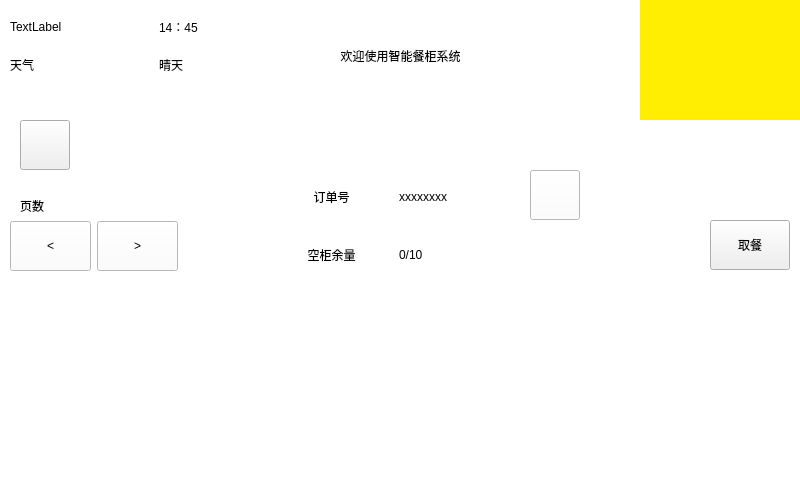
<?xml version="1.0" encoding="UTF-8"?>
<ui version="4.0">
 <class>MainWindow</class>
 <widget class="QMainWindow" name="MainWindow">
  <property name="geometry">
   <rect>
    <x>0</x>
    <y>0</y>
    <width>800</width>
    <height>480</height>
   </rect>
  </property>
  <property name="windowTitle">
   <string>MainWindow</string>
  </property>
  <property name="styleSheet">
   <string notr="true">QMainWindow{background-color:rgb(255,255,255);}</string>
  </property>
  <widget class="QWidget" name="centralwidget">
   <widget class="QLabel" name="label">
    <property name="geometry">
     <rect>
      <x>640</x>
      <y>0</y>
      <width>160</width>
      <height>120</height>
     </rect>
    </property>
    <property name="styleSheet">
     <string notr="true">background-color: rgb(255, 238, 2);</string>
    </property>
    <property name="text">
     <string/>
    </property>
   </widget>
   <widget class="QPushButton" name="btnAdmin">
    <property name="geometry">
     <rect>
      <x>20</x>
      <y>120</y>
      <width>50</width>
      <height>50</height>
     </rect>
    </property>
    <property name="styleSheet">
     <string notr="true">border-image: url(:/new/prefix1/res/icon/user (2).png);</string>
    </property>
    <property name="text">
     <string/>
    </property>
   </widget>
   <widget class="QPushButton" name="btnScan">
    <property name="geometry">
     <rect>
      <x>530</x>
      <y>170</y>
      <width>50</width>
      <height>50</height>
     </rect>
    </property>
    <property name="styleSheet">
     <string notr="true">background-color: rgb(255, 255, 255);
border-image: url(:/new/prefix1/res/icon/scan.png);</string>
    </property>
    <property name="text">
     <string/>
    </property>
   </widget>
   <widget class="QLabel" name="label_11">
    <property name="geometry">
     <rect>
      <x>240</x>
      <y>10</y>
      <width>321</width>
      <height>91</height>
     </rect>
    </property>
    <property name="styleSheet">
     <string notr="true">font: 12pt &quot;Microsoft YaHei UI&quot;;</string>
    </property>
    <property name="text">
     <string>欢迎使用智能餐柜系统</string>
    </property>
    <property name="alignment">
     <set>Qt::AlignCenter</set>
    </property>
   </widget>
   <widget class="QWidget" name="layoutWidget">
    <property name="geometry">
     <rect>
      <x>10</x>
      <y>10</y>
      <width>291</width>
      <height>71</height>
     </rect>
    </property>
    <layout class="QVBoxLayout" name="verticalLayout">
     <item>
      <layout class="QHBoxLayout" name="horizontalLayout">
       <item>
        <widget class="QLabel" name="labelDate">
         <property name="text">
          <string>TextLabel</string>
         </property>
        </widget>
       </item>
       <item>
        <widget class="QLabel" name="labelClock">
         <property name="text">
          <string>14：45</string>
         </property>
        </widget>
       </item>
      </layout>
     </item>
     <item>
      <layout class="QHBoxLayout" name="horizontalLayout_2">
       <item>
        <widget class="QLabel" name="label_3">
         <property name="text">
          <string>天气</string>
         </property>
        </widget>
       </item>
       <item>
        <widget class="QLabel" name="label_5">
         <property name="text">
          <string>晴天</string>
         </property>
        </widget>
       </item>
      </layout>
     </item>
    </layout>
   </widget>
   <widget class="QWidget" name="layoutWidget">
    <property name="geometry">
     <rect>
      <x>270</x>
      <y>170</y>
      <width>251</width>
      <height>111</height>
     </rect>
    </property>
    <layout class="QVBoxLayout" name="verticalLayout_2">
     <item>
      <layout class="QHBoxLayout" name="horizontalLayout_3">
       <item>
        <widget class="QLabel" name="label_9">
         <property name="text">
          <string>订单号</string>
         </property>
         <property name="alignment">
          <set>Qt::AlignCenter</set>
         </property>
        </widget>
       </item>
       <item>
        <widget class="QLabel" name="LabelOrderId">
         <property name="styleSheet">
          <string notr="true">font: 6pt &quot;Microsoft YaHei UI&quot;;</string>
         </property>
         <property name="text">
          <string>xxxxxxxx</string>
         </property>
        </widget>
       </item>
      </layout>
     </item>
     <item>
      <layout class="QHBoxLayout" name="horizontalLayout_4">
       <item>
        <widget class="QLabel" name="label_6">
         <property name="text">
          <string>空柜余量</string>
         </property>
         <property name="alignment">
          <set>Qt::AlignCenter</set>
         </property>
        </widget>
       </item>
       <item>
        <widget class="QLabel" name="labelCount">
         <property name="styleSheet">
          <string notr="true"/>
         </property>
         <property name="text">
          <string>0/10</string>
         </property>
        </widget>
       </item>
      </layout>
     </item>
    </layout>
   </widget>
   <widget class="QWidget" name="widget" native="true">
    <property name="geometry">
     <rect>
      <x>0</x>
      <y>280</y>
      <width>800</width>
      <height>200</height>
     </rect>
    </property>
    <property name="styleSheet">
     <string notr="true">background-color: rgb(255, 255, 255);</string>
    </property>
   </widget>
   <widget class="QWidget" name="layoutWidget">
    <property name="geometry">
     <rect>
      <x>10</x>
      <y>220</y>
      <width>168</width>
      <height>52</height>
     </rect>
    </property>
    <property name="minimumSize">
     <size>
      <width>50</width>
      <height>50</height>
     </size>
    </property>
    <layout class="QHBoxLayout" name="horizontalLayout_5">
     <item>
      <widget class="QPushButton" name="pushButton_2">
       <property name="minimumSize">
        <size>
         <width>50</width>
         <height>50</height>
        </size>
       </property>
       <property name="styleSheet">
        <string notr="true">background-color: rgb(255, 255, 255);</string>
       </property>
       <property name="text">
        <string>&lt;</string>
       </property>
      </widget>
     </item>
     <item>
      <widget class="QPushButton" name="pushButton_3">
       <property name="minimumSize">
        <size>
         <width>50</width>
         <height>50</height>
        </size>
       </property>
       <property name="styleSheet">
        <string notr="true">background-color: rgb(255, 255, 255);</string>
       </property>
       <property name="text">
        <string>&gt;</string>
       </property>
      </widget>
     </item>
    </layout>
   </widget>
   <widget class="QPushButton" name="btnTakeItem">
    <property name="geometry">
     <rect>
      <x>710</x>
      <y>220</y>
      <width>80</width>
      <height>50</height>
     </rect>
    </property>
    <property name="minimumSize">
     <size>
      <width>50</width>
      <height>50</height>
     </size>
    </property>
    <property name="text">
     <string>取餐</string>
    </property>
   </widget>
   <widget class="QLabel" name="label_page">
    <property name="geometry">
     <rect>
      <x>20</x>
      <y>190</y>
      <width>151</width>
      <height>31</height>
     </rect>
    </property>
    <property name="text">
     <string>页数</string>
    </property>
   </widget>
  </widget>
 </widget>
 <resources/>
 <connections/>
</ui>
